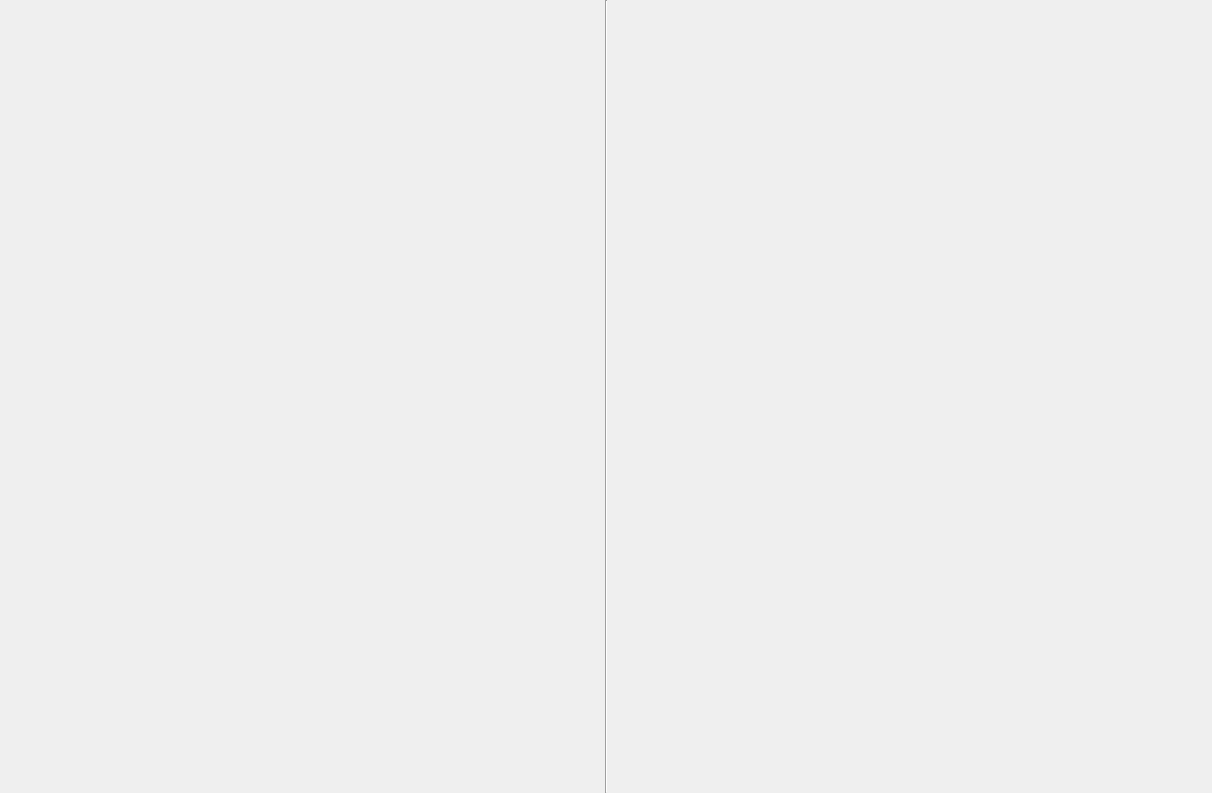
<?xml version="1.0" encoding="UTF-8"?>
<ui version="4.0">
 <class>twoScreen</class>
 <widget class="QWidget" name="twoScreen">
  <property name="geometry">
   <rect>
    <x>0</x>
    <y>0</y>
    <width>1212</width>
    <height>793</height>
   </rect>
  </property>
  <property name="windowTitle">
   <string>Form</string>
  </property>
  <layout class="QGridLayout" name="gridLayout">
   <property name="leftMargin">
    <number>0</number>
   </property>
   <property name="topMargin">
    <number>0</number>
   </property>
   <property name="rightMargin">
    <number>0</number>
   </property>
   <property name="bottomMargin">
    <number>0</number>
   </property>
   <property name="spacing">
    <number>0</number>
   </property>
   <item row="0" column="0">
    <layout class="QHBoxLayout" name="horizontalLayout">
     <property name="spacing">
      <number>0</number>
     </property>
     <item>
      <widget class="QLabel" name="label_win0">
       <property name="text">
        <string/>
       </property>
      </widget>
     </item>
     <item>
      <widget class="Line" name="line">
       <property name="orientation">
        <enum>Qt::Vertical</enum>
       </property>
      </widget>
     </item>
     <item>
      <widget class="QLabel" name="label_win1">
       <property name="text">
        <string/>
       </property>
      </widget>
     </item>
    </layout>
   </item>
  </layout>
 </widget>
 <resources/>
 <connections/>
</ui>
